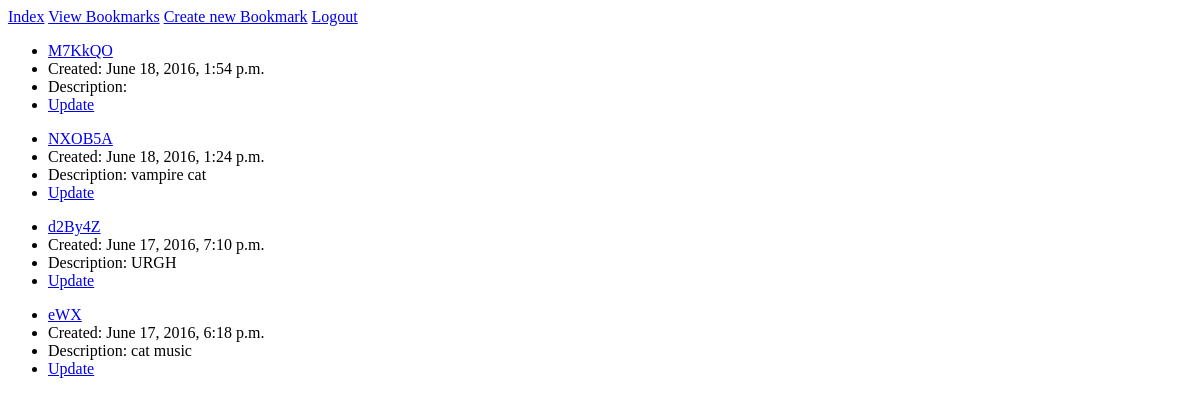
The app's page /userbookmarks/ (signed in), older data.
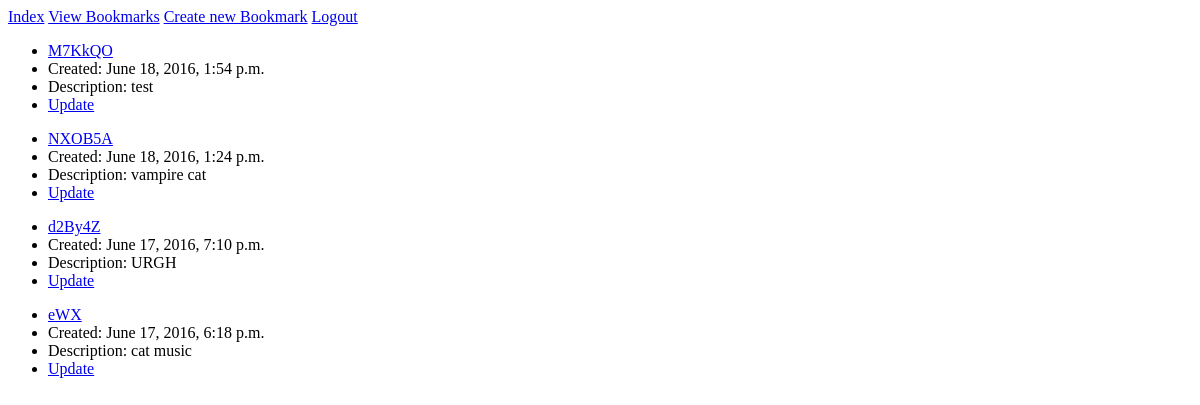
The same page, newer data.
### appurl/models.py (models this page shows)
class Bookmark(models.Model):
    link = models.TextField()
    shortlink = models.CharField(max_length=50)
    title = models.CharField(max_length=50)
    description = models.TextField(blank=True)
    created = models.DateTimeField(auto_now_add=True)
    user = models.ForeignKey(User)
    class Meta:
        ordering = ['-created']

### appurl/views.py (the view)
# urls.py: url(r'^userbookmarks/', ViewBookmark.as_view(), name='viewbookmarks'),
class ViewBookmark(TemplateView):
    template_name = "bookmarks.html"
    def get_context_data(self, **kwargs):
        user = self.request.user
        context = super().get_context_data(**kwargs)
        context['bookmark'] = Bookmark.objects.filter(user=user)
        return context

### appurl/templates/bookmarks.html
{% extends 'base.html' %}
{% block content %}
  {% for item in bookmark %}
  <ul>
    <li><a href="{{index}}/{{ item.shortlink }}">{{ item.shortlink }}</a></li>
    <li>Created: {{ item.created }}</li>
    <li>Description: {{ item.description }}</li>
    <li><a href="{{index}}/update/{{ item.id }}">Update</a></li>
  </ul>
  {% endfor %}
{% endblock %}

Row changes from the older to the newer data that the page shows:
changed Bookmark "M7KkQO": description (not shown) → "test"
